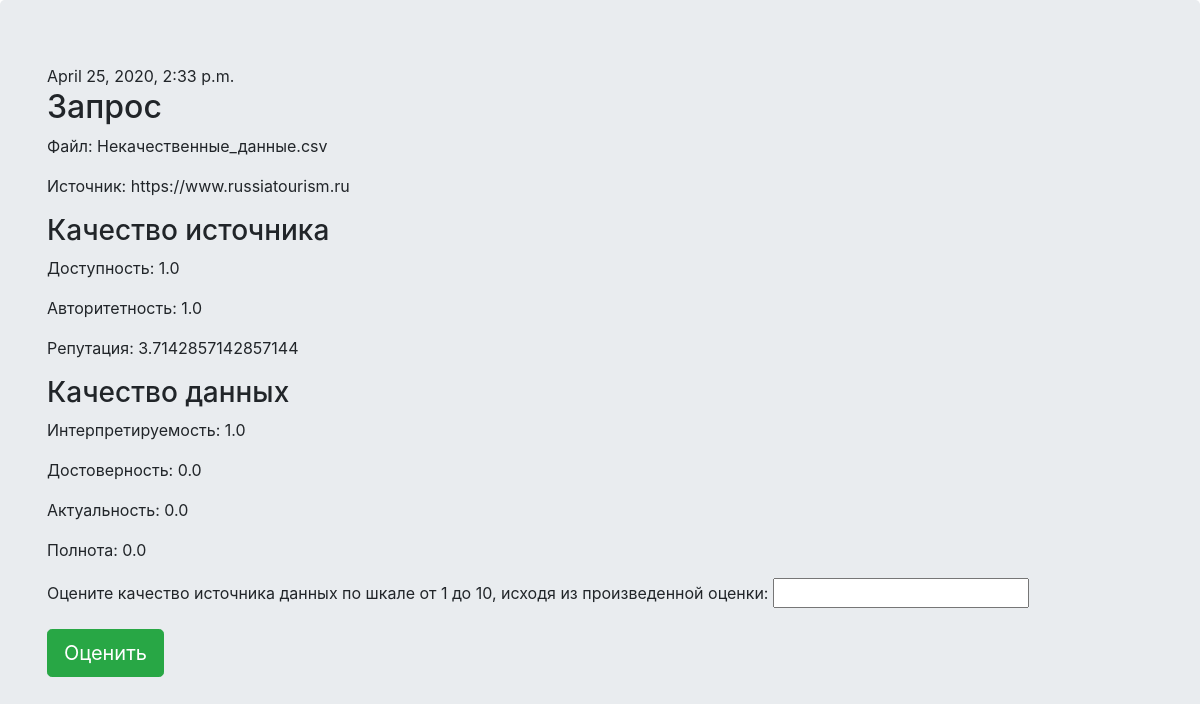
Screenshot of /post/3/ with the database file from the repository.
### mainapp/models.py (models this page shows, shortened)
class Dataquality(models.Model):
    file = models.FileField(verbose_name = "Загрузите файл")
    source = models.URLField(verbose_name = "Укажите его источник", max_length=200)
    availability = models.FloatField(verbose_name = "Доступность", default=None, blank=True, null=True)
    authority_full = models.FloatField(verbose_name = "Авторитетность абсолютная", default=None, blank=True, null=True)
    authority = models.FloatField(verbose_name = "Авторитетность", default=None, blank=True, null=True)
    popularuty = models.FloatField(verbose_name = "Репутация", default=None, blank=True, null=True)
    machinereadability = models.FloatField(verbose_name = "Интерпретируемость", default=None, blank=True, null=True)
    reliability = models.FloatField(verbose_name = "Достоверность", default=None, blank=True, null=True)
    relevance = models.FloatField(verbose_name = "Актуальность", default=None, blank=True, null=True)
    fullness = models.CharField(max_length=200, verbose_name = "Полнота", default=None, blank=True, null=True)
    full_classificators=models.ManyToManyField(Choices, verbose_name = "Укажите данные, которые вам нужны")
    published_date = models.DateTimeField(blank=True, null=True)

### mainapp/views.py (the view)
# urls.py: path('post/<int:pk>/', views.post_detail,  name='post_detail'),
def post_detail(request, pk):
    post = get_object_or_404(Dataquality, pk=pk)
    if request.method == "POST":
        form = assesment(request.POST)
        Popularuty_m = form.save(commit=False)
        if form.is_valid():
            Popularuty_m.pk_Dataquality = pk
            Popularuty_m.save()
    else:
        form = assesment()
    return render(request, 'mainapp/post_detail.html', {"pk": pk, 'post': post, 'form': form})

### mainapp/forms.py
class assesment(forms.ModelForm):
    class Meta:
        model = Popularuty_m
        fields = ("popularuty_1",)

### mainapp/templates/mainapp/post_detail.html (shortened to what this page needs)
{% extends 'mainapp/base.html' %}
{% block content %}
    <div class="post">
        {% if post.published_date %}
            <div class="date">
                {{ post.published_date }}
            </div>
        {% endif %}
        <div>
            <h2>Запрос</h2>
            <p>Файл: {{ post.file }}</p>
            <p>Источник: {{ post.source }}</p>
            <h3>Качество источника</h3>
            <p>Доступность: {{ post.availability }}</p>
            <p>Авторитетность: {{ post.authority }}</p>
            <p>Репутация: {{ post.popularuty }}</p>
            <h3>Качество данных</h3>
            <p>Интерпретируемость: {{ post.machinereadability }}</p>
            <p>Достоверность: {{ post.reliability }}</p>
            <p>Актуальность: {{ post.relevance }}</p>
            <p>Полнота: {{ post.fullness }}</p>
            <form method="POST" enctype="multipart/form-data">
              {{ form.as_p }}
              <button type="submit" class="btn btn-success btn-lg">Оценить</button>
            </form>
        </div>
    </div>
{% endblock %}

### rows the page displays
Dataquality: published_date "April 25, 2020, 2:33 p.m.", file "Некачественные_данные.csv", source "https://www.russiatourism.ru", availability "1.0", authority "1.0", popularuty "3.7142857142857144", machinereadability "1.0", reliability "0.0", relevance "0.0", fullness "0.0"
